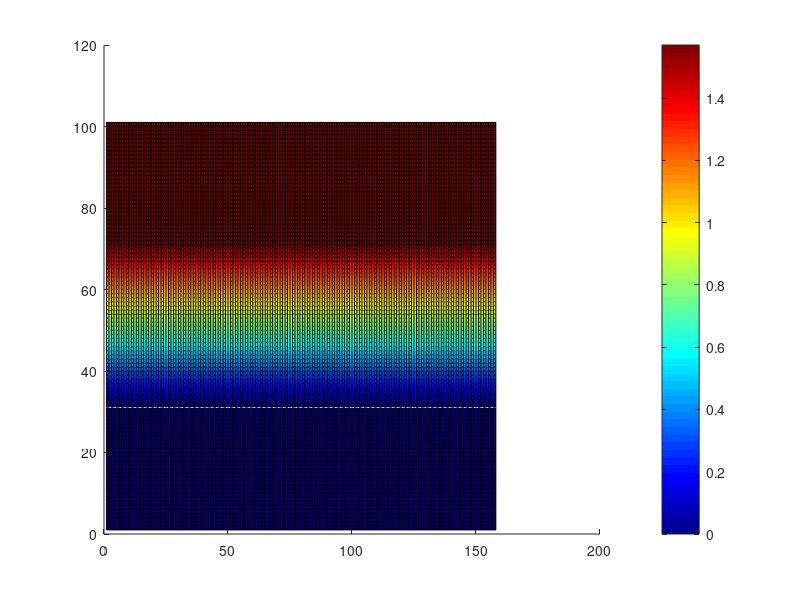
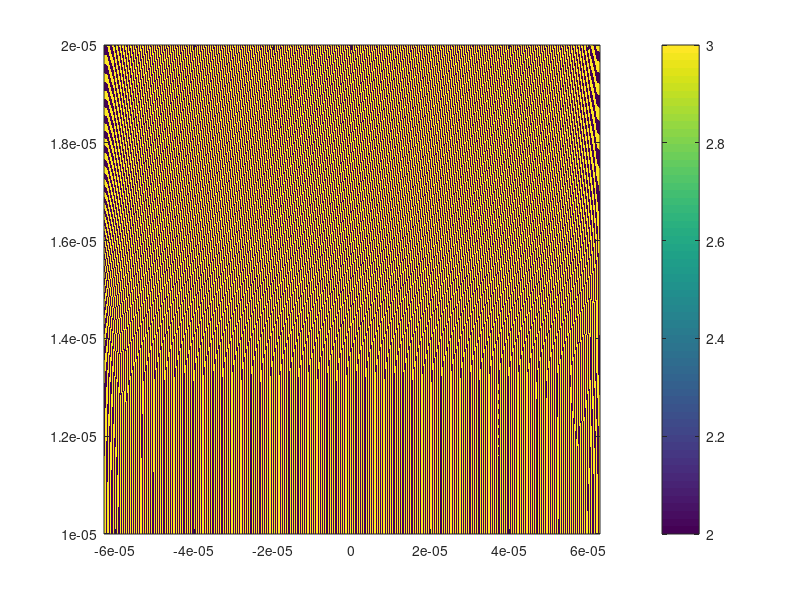

Write MATLAB code to recreate these figures, in order. (Note: this script raises an error after producing the figures.)
% Copyright 2020 Niccolò Marcucci <niccolo.marcucci@polito.it>
%
% Licensed under the Apache License, Version 2.0 (the "License");
% you may not use this file except in compliance with the License.
% You may obtain a copy of the License at
%
%     http://www.apache.org/licenses/LICENSE-2.0
%
% Unless required by applicable law or agreed to in writing, software
% distributed under the License is distributed on an "AS IS" BASIS,
% WITHOUT WARRANTIES OR CONDITIONS OF ANY KIND, either express or implied.
% See the License for the specific language governing permissions and
% limitations under the License.
%
%%%%%%%%%%%%%%%%%%%%%%%%%%%%%%%%%%%%%%%%%%%%%%%%%%%%%%%%%%%%%%%%%%%%%%%%%%

%%% This code implements the same algorithm proposed in the file
%%% "metasurface_creator.m" code, trying to perform a pseudo extension to
%%% radial symmetries, thus performing the computations in polar
%%% coordinates and then convert to cartesian coordinates.
%%% The code works, but the results were poorly satisfactory, therefore it
%%% contains some incompleted parts and it not weel commented yet. (Yet is
%%% totally similar to the previous code)

clear
close all

eps_av=2;
lambda=0.4e-6;
Rmax = 20e-6;
Rmin = 10e-6;
thetaMax = 4*pi;
K=2*pi/lambda;
Ntheta = ceil((thetaMax*Rmax/lambda)/4);
Nr = ceil((Rmax-Rmin)/lambda*4);
dtheta=thetaMax/Ntheta*Rmin;
dr=(Rmax-Rmin)/Nr;

N_loT=30;
N_lor=ceil(N_loT*9/16);%Nr/Ntheta);
N_hiT=6e3;
N_hiR=ceil(N_hiT*Nr/Ntheta);

theta=linspace(-1,1,Ntheta)*thetaMax/2*Rmin;
r=linspace(Rmin,Rmax,Nr);
[THETA,R]=meshgrid(theta,r);
chirp=R/Rmin;
%[ones(floor(Nr/2),Ntheta);ones(ceil(Nr/2),Ntheta)*Rmax/Rmin]+0.3;

vR=linspace(-0,1,Ntheta);
% b=linspace(-0,1,Nr);
vI=linspace(-0,1,ceil(Nr*0.4));
vI=[zeros(1,floor(floor(Nr*0.6)/2)) vI ones(1,ceil(floor(Nr*0.6)/2))];
[vR,vI]=meshgrid(vR,vI);
gamma=(vI)*pi/2;%angle(a+1i*b);
% gamma(gamma>+pi/2)=gamma(gamma>+pi/2)-pi;
% gamma(gamma<-pi/2)=gamma(gamma<-pi/2)+pi;
% smoother=1./(1+exp(-1.5-3*a));%2*exp(-10*abs(a+1i*b).^2);
% smoother(smoother>1)=1;
% gamma=gamma.*smoother;
% gamma=abs(a+1i*b)*pi/2;
% gamma=cumsum(ones(floor(Nx/2),Ny))'/floor(Nx/2)*pi/2;
% gamma=[zeros(Ny,floor(ceil(Nx/2)/2)) gamma pi/2*ones(Ny,..
%                                           ceil(ceil(Nx/2)/2))];
surface(gamma)
colorbar
colormap('jet');
close all

% write the diff equation grad(phi(x,y))=K(x,y) in the form D *phi = K 
% neuman boundary conditions
N2=Ntheta*Nr;
vec=ones(N2-Nr,1);
vec(1:Nr)=2;
vec=[(1:Nr)'; vec];                     % first N element will be discarded
Dtheta=spdiags([-vec(end:-1:1) vec],[-Nr +Nr],N2,N2);
vec=zeros(N2,1);
vec(1:Nr)=-2;
vec(end-Nr+1:end)=+2;
Dtheta=spdiags(vec,0,Dtheta);


vec=ones(N2-1,1);
vec(Nr:Nr:end)=0;
vec(1:Nr:end)=2;
vec=[0; vec];                          % first N element will be discarded

Dr=spdiags([-vec(end:-1:1) vec],[-1 +1],N2,N2);
vec=zeros(N2,1);
vec(1:Nr:end)=-2;
vec(Nr:Nr:end)=+2;
Dr=spdiags(vec,0,Dr);

Dtheta=Dtheta/(2*dtheta);
Dr=Dr/(2*dr);
% full(Dx)
% full(Dy)

A=([Dtheta;Dr]);
A_=A.'*A;
PHI=zeros(N_hiR,N_hiT,2);
f=figure('units','normalized','outerposition',[0 0 1 1]);

alpha=0;
beta_v=[alpha pi/2+alpha];
for i=1:length(beta_v)
    
    beta=beta_v(i);%(1:10)*pi/20
    ktheta=cos(beta)*K*ones(Nr,Ntheta);
    kr=sin(beta)*K*ones(Nr,Ntheta);
    Ktheta= (cos(gamma).*ktheta - sin(gamma).*kr).*chirp;
    Kr    = (sin(gamma).*ktheta + cos(gamma).*kr);
    
    ktheta=Ktheta(:);
    kr=Kr(:);
    b=([ktheta;kr]);
    b_=A.'*b;
    phi=A_\b_;
    
% %     phi=Dr\kr;
    phi=reshape((phi),Nr,Ntheta);
%     
%     x_=THETA-min(min(THETA));
%     y_=R-min(min(R));
%     phi=(cos(x_./max(max(x_))*pi/2)-sin(y_/max(max(y_))*pi/2))*K;
%     imagesc(theta,r,phi);
%     colorbar;
    newt=linspace(-1,1,N_hiT)*thetaMax/2*Rmin;
    newr=linspace(Rmin,Rmax,N_hiR);
    [newT,newR]=meshgrid(newt,newr);
    PHI(:,:,i)=interp2(THETA,R,phi,newT,newR);
    imagesc(newt,newr,eps_av+(mean(cos(PHI(:,:,i)),3)>0))
    set(gca,'YDir','normal')
    colorbar
    % colormap('gray')
    % xlim([newx(1) newx(end)])
    % ylim([newy(1) newy(end)])
    dR=newr(2)-newr(1);
    dTheta=newt(2)-newT(1);
    [Ktheta_real,Kr_real]=gradient(PHI(:,:,i),dTheta,dR);
    newt2=linspace(-1,1,N_loT)*thetaMax/2*Rmin;
    newr2=linspace(Rmin,Rmax,N_lor);
    [newT2,newR2]=meshgrid(newt2,newr2);
    Ktheta=interp2(THETA,R,Ktheta,newT2,newR2);
    Kr=interp2(THETA,R,Kr,newT2,newR2);
    Ktheta_real=interp2(newT,newR,Ktheta_real,newT2,newR2);
    Kr_real=interp2(newT,newR,Kr_real,newT2,newR2);
    hold on
    
    AR=(f.OuterPosition(3)*f.InnerPosition(3))/...     % 16/9 is the screen
        (f.OuterPosition(4)*f.InnerPosition(4))*16/9;  % aspect ratio
    
    C =range(newr2)/range(newt2)*AR;
    Kmax=max(max(sqrt(Ktheta.^2+Kr.^2)));
    dx=newt2(2)-newt2(1);
    dy=newr2(2)-newr2(1);
    sf=max([dx dy])/Kmax*0.7;
    quiver(newT2,newR2,Ktheta*sf,Kr*sf*C,0,'r','linewidth',3);
    quiver(newT2,newR2,Ktheta_real*sf,Kr_real*sf*C,0,'k','linewidth',3);
%     axis('equal')
    drawnow
    pause(0.5)
    hold off

end

%%
figure('units','normalized','outerposition',[0 0 1 1]);
idx1=(1:ceil(N_hiT/2)+1)+floor(N_hiT/4);
newPHI=PHI(:,idx1,:);
beta=newt(idx1)/Rmin;
r=linspace(Rmin,Rmax,N_hiR);
[BETA,R]=meshgrid(beta,r);
X=R.*cos(BETA);
Y=R.*sin(BETA);

% %%
PHI1=newPHI(:,floor(end/2)+1:end,:);
PHI2=newPHI(:,    1:floor(end/2),:);
dPHI=mean(PHI1(:,end,:)-PHI2(:,1,:));
PHIsmooth=[PHI1 PHI2+dPHI];
% s=surface(newT(:,idx1),newR(:,idx1),(PHIsmooth(:,:,1)));
% s.EdgeColor='none';
% colorbar
idx2=round(length(idx1)*1/3-pi/2):round(length(idx1)*2/3);
for i=1:2
for j=1:N_hiR
PHIsmooth(j,idx2,i)=smooth(PHIsmooth(j,idx2,i),200);
end
PHI1=PHIsmooth(:,ceil(end/2)+1:end,i);
PHI2=PHIsmooth(:,    1:ceil(end/2),i);
newPHI(:,:,i)=[PHI1-dPHI(:,:,i) PHI2];
newdPHI=mean(newPHI(:,end,i)-newPHI(:,1,i));
corr=squeeze(newdPHI-round(newdPHI/2/pi)*2*pi);
CORR=linspace(0,corr,length(beta));
[CORR,~]=meshgrid(CORR,r);
newPHI(:,:,i)=newPHI(:,:,i)-CORR;
end

% newdPHI=mean(newPHI(:,end,:)-newPHI(:,1,:));
% corr=squeeze(newdPHI-round(newdPHI/2/pi)*2*pi)
%
% s=surface(newT(:,idx1),newR(:,idx1),(newPHI(:,:,i)));
% s.EdgeColor='none';
% colorbar
eps=0+(sum(cos(newPHI),3)>0.2);

s=surface(X,Y,1-eps);
s.EdgeColor='none';
axis('equal')
xlim([min(min(X)) max(max(X))]);
ylim([min(min(Y)) max(max(Y))]);
colormap('gray')
set(gca, 'Visible', 'off')
set(gcf, 'units','pixels','outerposition',[0 0 2000 2000],'resize','off')
% save metasurface_ring2 X Y eps
% saveas(figure(1),'metasurface_ring','png')
function imagescG(X,Y,C)

Cg=gpuArray(C);
Xg=gpuArray(X*1e6);
Yg=gpuArray(Y*1e6);

imagesc(Xg,Yg,Cg)
end
